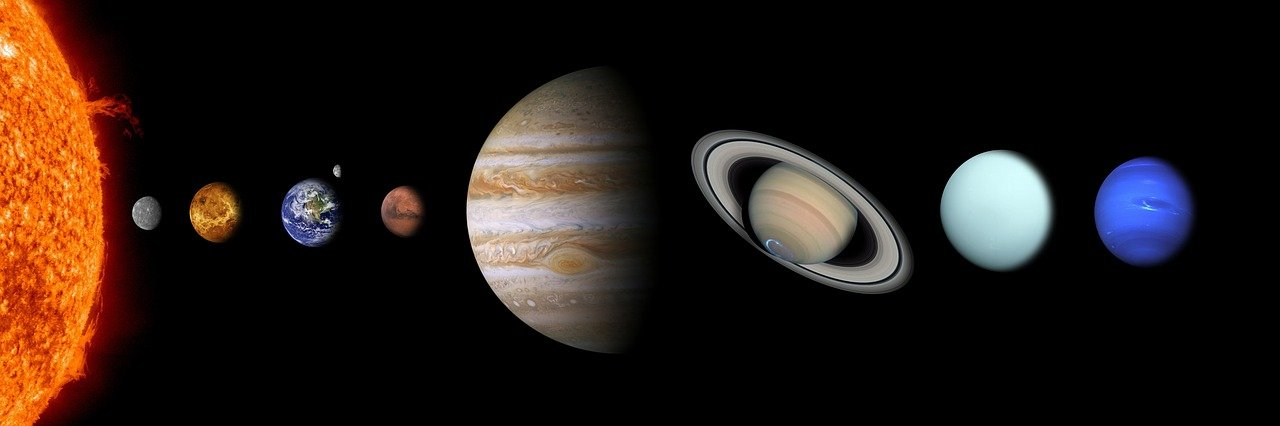
#> input picture solar-system.jpg, 1280 x 426 px
$ python solar_planets.py
#> lines starting #> are read from the running program, lines starting #| are printed output that depends on the picture; after the words box and inside, x2 and y2 are one past the last pixel; in counts of white or black regions, pixels touching at a corner belong together
import cv2
import time
import os


img=cv2.imread("solar-system.jpg")
#> img is the input picture: shape (426, 1280, 3); mean B, G, R 20.5, 25.8, 36.5
cv2.putText(img,
            "sun",(100,80),
            cv2.FONT_HERSHEY_COMPLEX_SMALL,1,(0,255,255))
#> img: shape (426, 1280, 3); 0.03% of pixels changed, all inside (x1, y1, x2, y2) = (103, 71, 146, 81)
cv2.putText(img,
            "Earth",(280,300),
            cv2.FONT_HERSHEY_COMPLEX_SMALL,1,(0,255,255))
cv2.putText(img,
            "Mercury",(120,160),
            cv2.FONT_HERSHEY_COMPLEX_SMALL,1,(0,255,255))
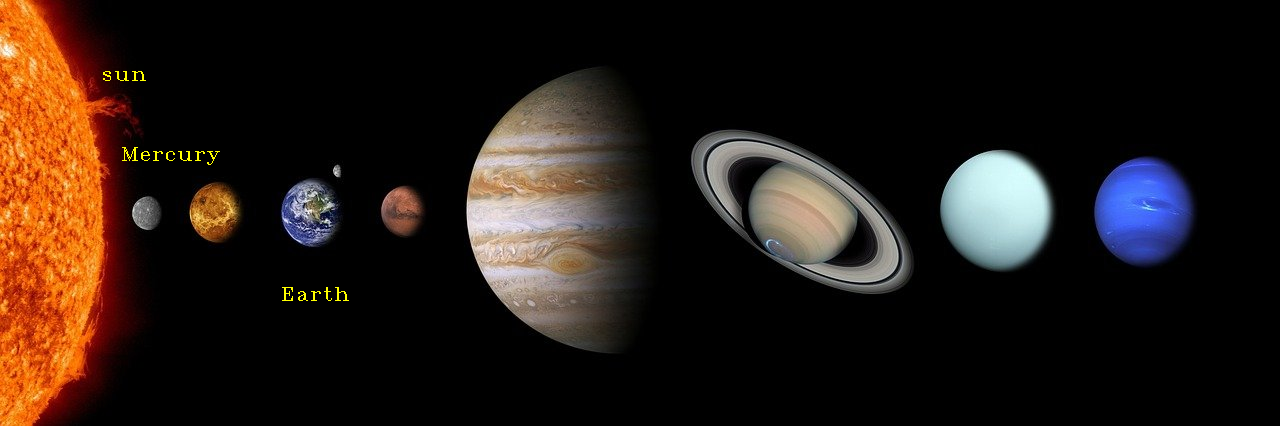
#> img: shape (426, 1280, 3); mean B, G, R 20.5, 26.1, 36.9
cv2.putText(img,
            "venus",(190,300),
            cv2.FONT_HERSHEY_COMPLEX_SMALL,1,(0,255,255))
#> img: shape (426, 1280, 3); 0.04% of pixels changed, all inside (x1, y1, x2, y2) = (191, 291, 261, 301)
cv2.putText(img,
            "Mars",(380,300),
            cv2.FONT_HERSHEY_COMPLEX_SMALL,1,(0,255,255))
cv2.putText(img,
            "jupiter",(430,80),
            cv2.FONT_HERSHEY_COMPLEX_SMALL,2,(0,255,255))
cv2.putText(img,
            "Saturn",(700,100),
            cv2.FONT_HERSHEY_COMPLEX_SMALL,1,(0,255,255))
cv2.putText(img,
            "Uranus",(900,100),
            cv2.FONT_HERSHEY_COMPLEX_SMALL,1,(0,255,255))
cv2.putText(img,
            "Neptune",(1100,100),
            cv2.FONT_HERSHEY_COMPLEX_SMALL,1,(0,255,255))
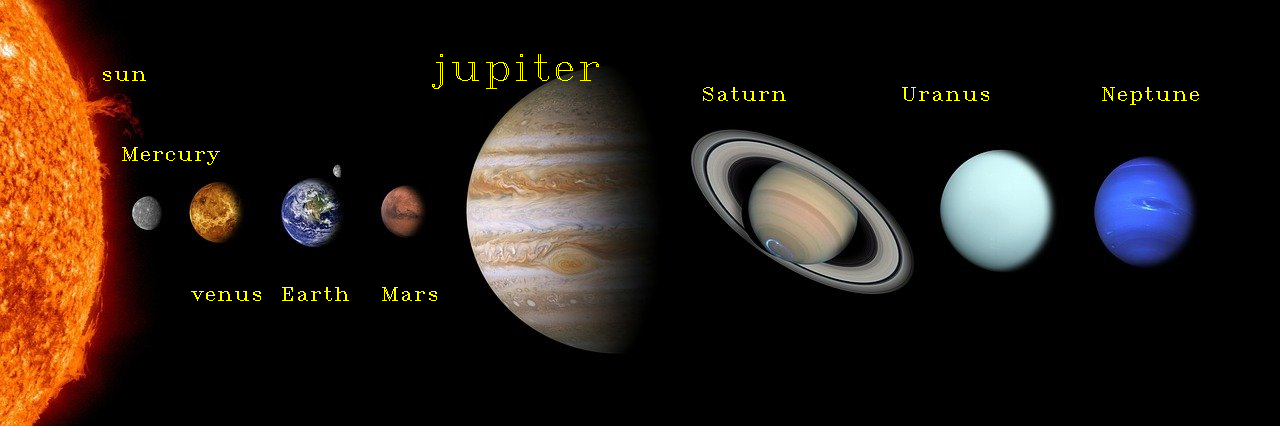
#> img: shape (426, 1280, 3); mean B, G, R 20.5, 27, 37.7

cv2.imshow("displayimage",img)
cv2.waitKey(0)
